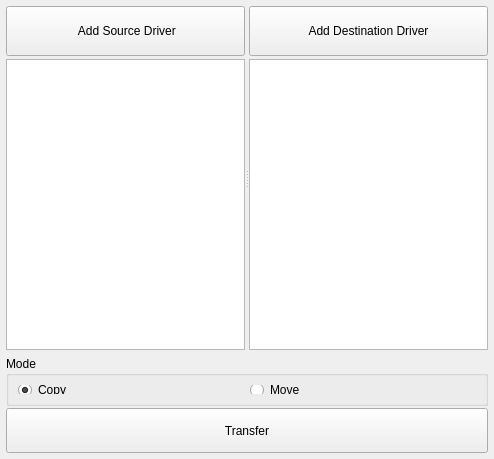
<?xml version="1.0" encoding="UTF-8"?>
<ui version="4.0">
 <class>Form</class>
 <widget class="QWidget" name="Form">
  <property name="geometry">
   <rect>
    <x>0</x>
    <y>0</y>
    <width>494</width>
    <height>459</height>
   </rect>
  </property>
  <property name="windowTitle">
   <string>Form</string>
  </property>
  <layout class="QGridLayout" name="gridLayout_2">
   <property name="leftMargin">
    <number>6</number>
   </property>
   <property name="topMargin">
    <number>6</number>
   </property>
   <property name="rightMargin">
    <number>6</number>
   </property>
   <property name="bottomMargin">
    <number>6</number>
   </property>
   <property name="spacing">
    <number>6</number>
   </property>
   <item row="1" column="0">
    <layout class="QVBoxLayout" name="verticalLayout">
     <property name="spacing">
      <number>2</number>
     </property>
     <item>
      <widget class="QGroupBox" name="groupBox">
       <property name="sizePolicy">
        <sizepolicy hsizetype="Preferred" vsizetype="Minimum">
         <horstretch>0</horstretch>
         <verstretch>0</verstretch>
        </sizepolicy>
       </property>
       <property name="maximumSize">
        <size>
         <width>16777215</width>
         <height>50</height>
        </size>
       </property>
       <property name="title">
        <string>Mode</string>
       </property>
       <layout class="QGridLayout" name="gridLayout">
        <item row="0" column="0">
         <widget class="QRadioButton" name="copy_radioButton">
          <property name="text">
           <string>Copy</string>
          </property>
          <property name="checked">
           <bool>true</bool>
          </property>
         </widget>
        </item>
        <item row="0" column="1">
         <widget class="QRadioButton" name="move_radioButton">
          <property name="text">
           <string>Move</string>
          </property>
         </widget>
        </item>
       </layout>
      </widget>
     </item>
     <item>
      <widget class="QPushButton" name="transfer_pushButton">
       <property name="minimumSize">
        <size>
         <width>0</width>
         <height>45</height>
        </size>
       </property>
       <property name="text">
        <string>Transfer</string>
       </property>
      </widget>
     </item>
    </layout>
   </item>
   <item row="0" column="0">
    <widget class="QSplitter" name="splitter">
     <property name="sizePolicy">
      <sizepolicy hsizetype="Expanding" vsizetype="Expanding">
       <horstretch>0</horstretch>
       <verstretch>0</verstretch>
      </sizepolicy>
     </property>
     <property name="orientation">
      <enum>Qt::Horizontal</enum>
     </property>
     <widget class="QWidget" name="layoutWidget">
      <layout class="QVBoxLayout" name="verticalLayout_3">
       <property name="spacing">
        <number>3</number>
       </property>
       <item>
        <widget class="QPushButton" name="addSourceDriver_pushButton">
         <property name="minimumSize">
          <size>
           <width>0</width>
           <height>50</height>
          </size>
         </property>
         <property name="text">
          <string> Add Source Driver</string>
         </property>
        </widget>
       </item>
       <item>
        <widget class="QTreeWidget" name="source_treeWidget">
         <property name="dragEnabled">
          <bool>false</bool>
         </property>
         <property name="dragDropMode">
          <enum>QAbstractItemView::InternalMove</enum>
         </property>
         <property name="defaultDropAction">
          <enum>Qt::MoveAction</enum>
         </property>
         <property name="selectionMode">
          <enum>QAbstractItemView::SingleSelection</enum>
         </property>
         <property name="rootIsDecorated">
          <bool>true</bool>
         </property>
         <attribute name="headerVisible">
          <bool>false</bool>
         </attribute>
         <column>
          <property name="text">
           <string notr="true">1</string>
          </property>
         </column>
        </widget>
       </item>
      </layout>
     </widget>
     <widget class="QWidget" name="layoutWidget">
      <layout class="QVBoxLayout" name="verticalLayout_2">
       <property name="spacing">
        <number>3</number>
       </property>
       <item>
        <widget class="QPushButton" name="addDestinationDriver_pushButton">
         <property name="minimumSize">
          <size>
           <width>0</width>
           <height>50</height>
          </size>
         </property>
         <property name="text">
          <string>Add Destination Driver</string>
         </property>
        </widget>
       </item>
       <item>
        <widget class="QTreeWidget" name="destination_treeWidget">
         <property name="dragDropMode">
          <enum>QAbstractItemView::DragDrop</enum>
         </property>
         <property name="defaultDropAction">
          <enum>Qt::IgnoreAction</enum>
         </property>
         <property name="selectionMode">
          <enum>QAbstractItemView::SingleSelection</enum>
         </property>
         <attribute name="headerVisible">
          <bool>false</bool>
         </attribute>
         <column>
          <property name="text">
           <string notr="true">1</string>
          </property>
         </column>
        </widget>
       </item>
      </layout>
     </widget>
    </widget>
   </item>
  </layout>
 </widget>
 <resources/>
 <connections/>
</ui>
